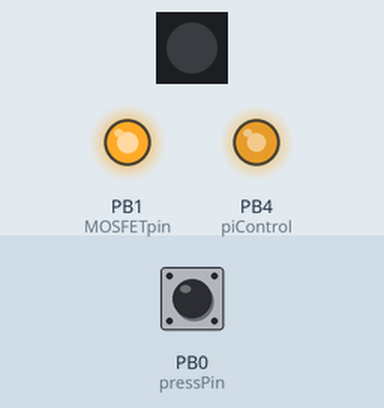
Bench run of a sketch on a simulated ATtiny85, built with avr-gcc and run on an emulated ATtiny85. Shown: 1 RGB LEDs in strip order, left to right, output pins drawn as LEDs (lit = HIGH). Inputs (shaded band) come from the test bench; at power-on: PB0 (pressPin) HIGH. Dim RGB values are drawn brighter than linear.

Above: at 2.2 s.
At 3.0 s:
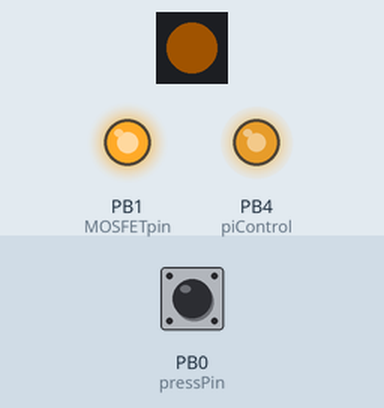
At 28.6 s:
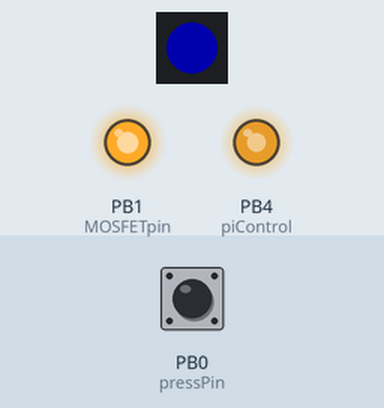
At 31.6 s:
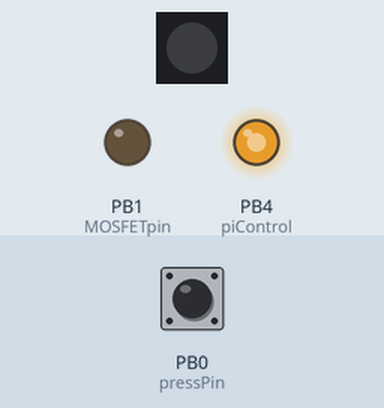
Timing chart, 0 to 36.1 s (numbered marks = the images above):
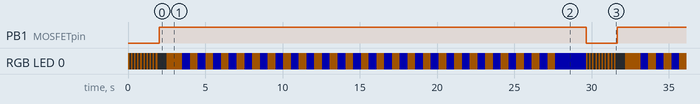

Measured:
- by itself, PB1 (MOSFETpin): alternates HIGH for 27.6 s and LOW for 2.0 s
- by itself, RGB LED 0: off → RGB(33, 17, 0) at 0.00 s, → off 0.10 s later, → RGB(33, 17, 0) 0.10 s later, → off 0.10 s later, … (317 changes in this stretch)
- by itself, everything shown: repeats every 29.6 s, in 72 steps

The sketch:

Pi0cket.ino
```cpp
/////////////////////////////////////////////////////////////////////
//situations we need to coope with
//
//system off, throw the switch - neeed to wait for boot, but if we get too far, we just kill
//
//system on, throw the switch - need to send the shutdown and wait for pi to go down
//
//system on, battery too low - need to send the shutdown and wiat for pi to go down
//
//system on, long press on power - force a shutdown
//
/////////////////////////////////////////////////////////////////////

#include <avr/sleep.h>
#include <avr/interrupt.h>
#include <Adafruit_NeoPixel.h>
//some stolen constants defines for usage - http://www.technoblogy.com/show?KX0
#define adc_disable() (ADCSRA &= ~(1<<ADEN)) // disable ADC (before power-off)
#define adc_enable()  (ADCSRA |=  (1<<ADEN)) // re-enable ADC
//lets set some pins
#define pressPin 0
#define MOSFETpin 1
#define PixelPin 2
#define piPin 3
#define piControl 4
//and some constants
#define booting 1
#define isUp 2
#define goingDown 3

int pressCount,noPi,voltage,piState;
Adafruit_NeoPixel pixels = Adafruit_NeoPixel(1, PixelPin, NEO_GRB + NEO_KHZ800);

void setup() {
  //init the neopixel
  pixels.begin();
  pixels.setBrightness(50);
  //init the button
  pinMode( pressPin, INPUT_PULLUP);
  //PolyuHex.addPinTrigger( pressPin, LOW );
  /*lets sort the pi side*/
  //make the pi control pin about 3.3v so the pi sees it as up
  //the highest voltage we have here is 4.2 from a full battery
  //so each step will be 0.16v if we multiply that by 200 we are
  //left with 3.2v. on a flat battery, we are only getting 3.2v
  //to start, so that takes each step to 0.125v, making our 200
  //become 2.5v and should still be seen as a HIGH pin
  analogWrite(piControl,200);
  //have a pin we can watch for pi presence (maybe it can all be one pin?)
  pinMode( piPin, INPUT );
  /*now for the MOSFET*/
  pinMode(MOSFETpin,OUTPUT);
  digitalWrite(MOSFETpin,LOW);//make sure we are off to begin with
  //if we go straight to sleep on setup, then initial charging of a
  //protected battery will work, as the load will be low with the
  //sleeping pi and the sleeping attiny
  doSleep();
}


void loop()
{
  delay(500);//slow things down
  //get the voltage as a nice number we can use
  //using the range of 3.3 to 4.2
  voltage = map(readVcc(),3300,4200,0,255);
  //lets set the pixel
  //the colour is set by red/green/blue, so if we
  //make red increase as the voltage drops, and green
  //match the voltage, we should get a green/orange/red
  //power LED!
  pixels.setPixelColor(0,255-voltage,voltage,0);
  //lets overwrite the color so we can tell the state
  if (noPi > 0 && noPi%2 == 0){
    if (piState == goingDown){
      //if we are going down, lets make it flash white
      pixels.setPixelColor(0,255,255,255);
    }
    else{
      //we should be coming up, lets go blue
      pixels.setPixelColor(0,0,0,255);
    }
  }
  pixels.show();
  //lets check for a keypress
  if (digitalRead(2) == HIGH) {
    pressCount = 0;
  }
  else {
    pressCount++;
  }
  //and now check there is a pi there
  if (analogRead(piPin) > 500){//we have a pi!!
    noPi = 0;
    digitalWrite(13, HIGH);//so we can see we have the pi
    piState = isUp;
  }
  else{
    noPi++;
    digitalWrite(13, LOW);//so we can see there is no pi
  }
  //we now have the data we need, lets see what we are trying to do
  //first lets check for a 'long press' to kill things
  if (pressCount > 50) {
    //the button has been down a while, lets just sleep
    delay(2000);//give us chance to let go
    doSleep();
  }
  //lets see if we are just wanting to turn things off
  if (pressCount > 10 && piState == isUp) {
    //we want to go down
    analogWrite(piControl,0);//make the output 0v so it triggers the shutdown
    piState = goingDown;
    //now we just need to wait for noPi
  }
  if (noPi > 10 && piState == goingDown) {
    //the pi should have been inactive for a few seconds
    doSleep();//we can go to sleep now
  }
  if (noPi > 100 && piState == booting) {
    //the pi is taking too long to boot, lets kill it
    doSleep();//we can go to sleep now
  }
}

void doSleep() {
  digitalWrite(MOSFETpin,LOW);//cut the power to le pi
  adc_disable(); // ADC uses ~320uA
  sleep_enable();
  attachInterrupt(pressPin, pin_isr, LOW);
  set_sleep_mode(SLEEP_MODE_PWR_DOWN);
  cli();
  sleep_bod_disable();
  sei();
  sleep_cpu();
  //maybe reset/clear the interupt here?
  sleep_disable();
  detachInterrupt(0);
  pixels.begin();
  pixels.setBrightness(50);
  voltage = map(readVcc(),3300,4200,0,255);
  for (int i = 0 ; i < 10 ; i++) {
    //lets have a fast flash here so we know we are waking
    pixels.setPixelColor(0,255-voltage,voltage,0);
    pixels.show();
    delay(100);
    pixels.setPixelColor(0,0,0,0);
    pixels.show();
    delay(100);
  }
  //lets see if we still have a button pressed
  if(digitalRead(pressPin) == HIGH){
    //reset everything so we are ready
    pressCount = 0;
    noPi = 0;
    //init the neopixel
    pixels.begin();
    analogWrite(piControl,200);//so the pi doesnt shut straight down
    piState = booting;
    digitalWrite(MOSFETpin,HIGH);//fire up le pi
  }
  else{
    //if the button is not still down, we need to go back to sleep
    doSleep();
  }
}

void pin_isr()
{
  sleep_disable();
  detachInterrupt(0);
}


long readVcc() {
  long result;
  // Read 1.1V reference against AVcc
  // set the reference to Vcc and the measurement to the internal 1.1V reference
#if defined(__AVR_ATmega32U4__) || defined(__AVR_ATmega1280__) || defined(__AVR_ATmega2560__)
  ADMUX = _BV(REFS0) | _BV(MUX4) | _BV(MUX3) | _BV(MUX2) | _BV(MUX1);
#elif defined (__AVR_ATtiny24__) || defined(__AVR_ATtiny44__) || defined(__AVR_ATtiny84__)
  ADMUX = _BV(MUX5) | _BV(MUX0);
#elif defined (__AVR_ATtiny25__) || defined(__AVR_ATtiny45__) || defined(__AVR_ATtiny85__)
  ADMUX = _BV(MUX3) | _BV(MUX2);
#else
  ADMUX = _BV(REFS0) | _BV(MUX3) | _BV(MUX2) | _BV(MUX1);
#endif

  delay(2); // Wait for Vref to settle
  ADCSRA |= _BV(ADSC); // Convert
  while (bit_is_set(ADCSRA,ADSC));
  result = ADCL;
  result |= ADCH<<8;
  result = 1125300L / result; // Back-calculate AVcc in mV
  return result;
}
```
